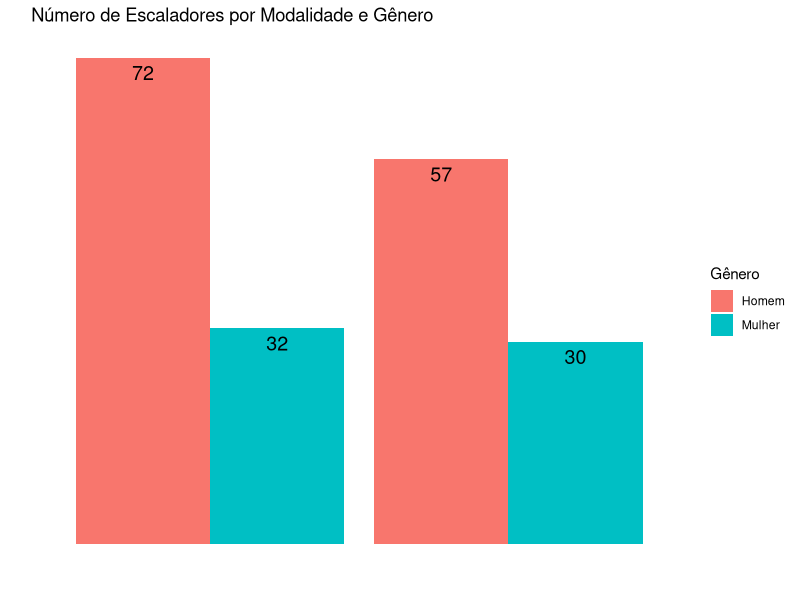
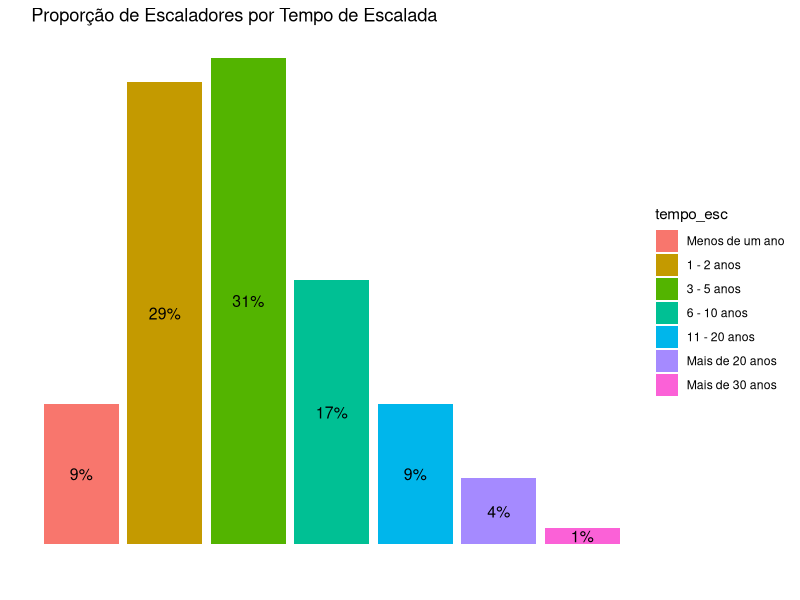
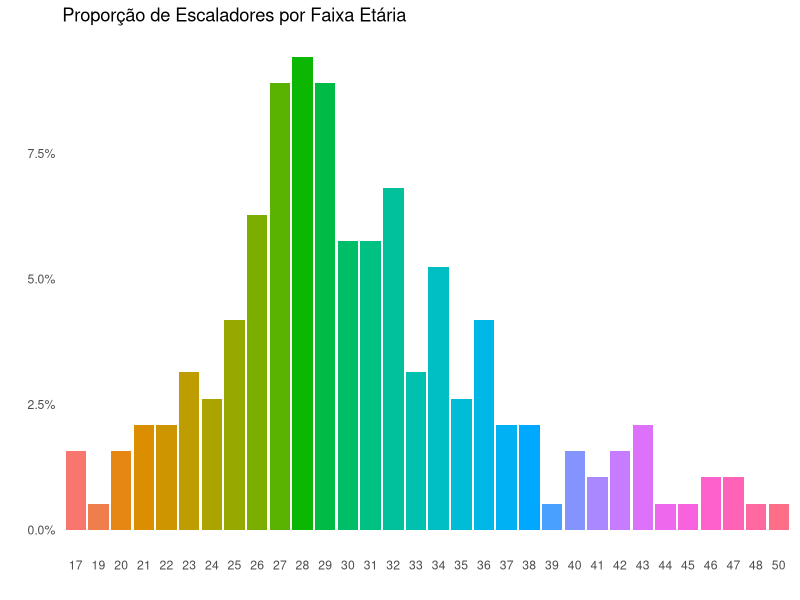
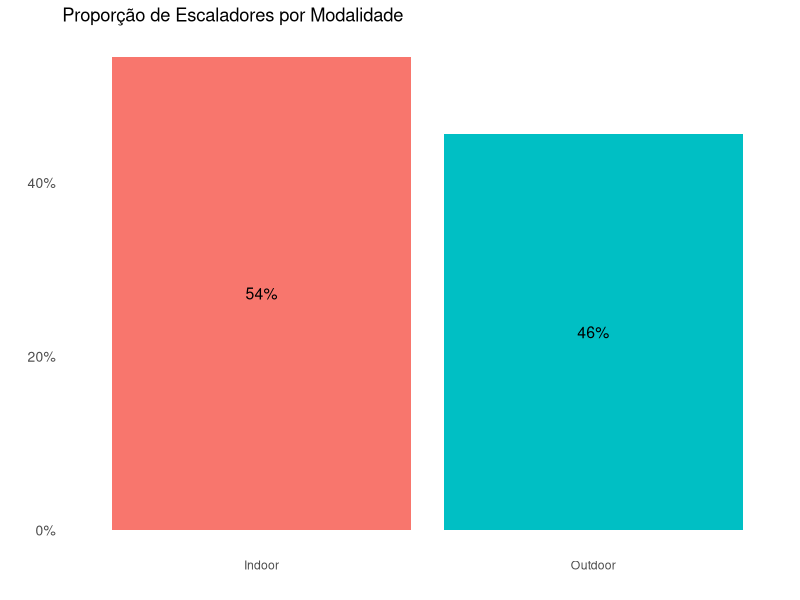
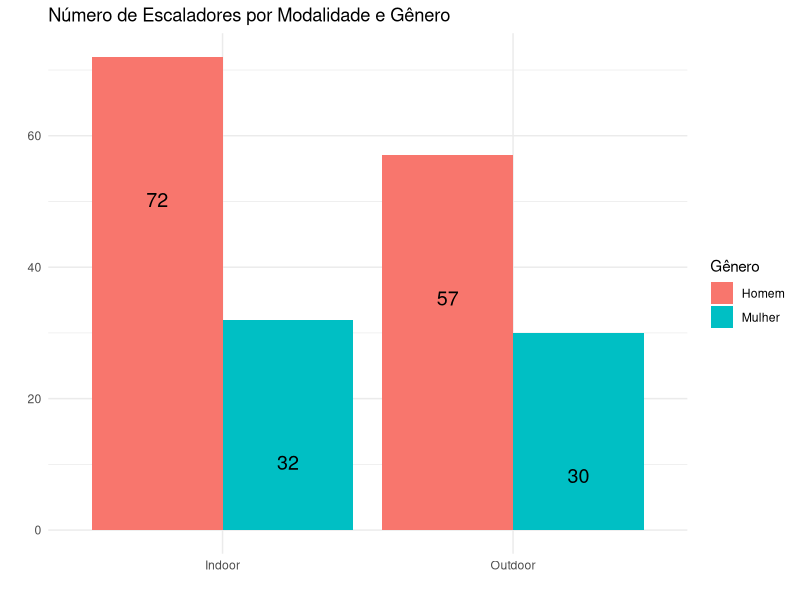
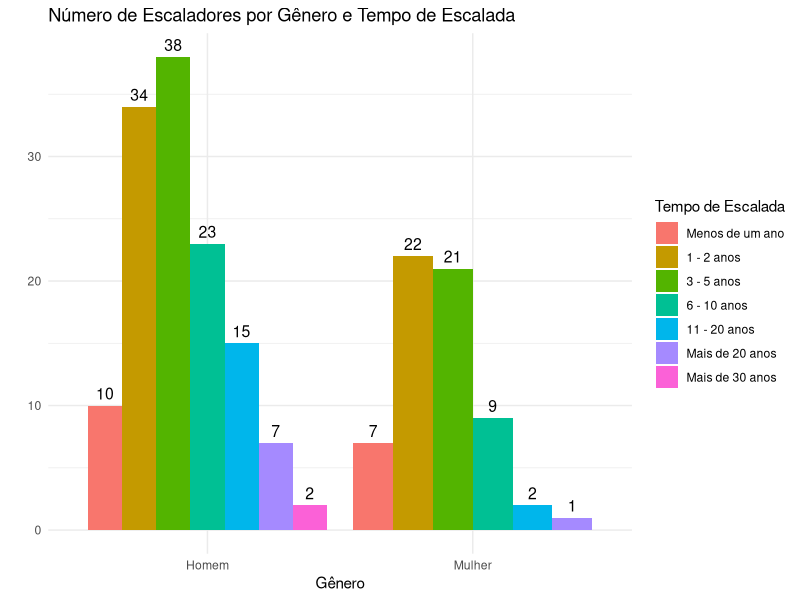
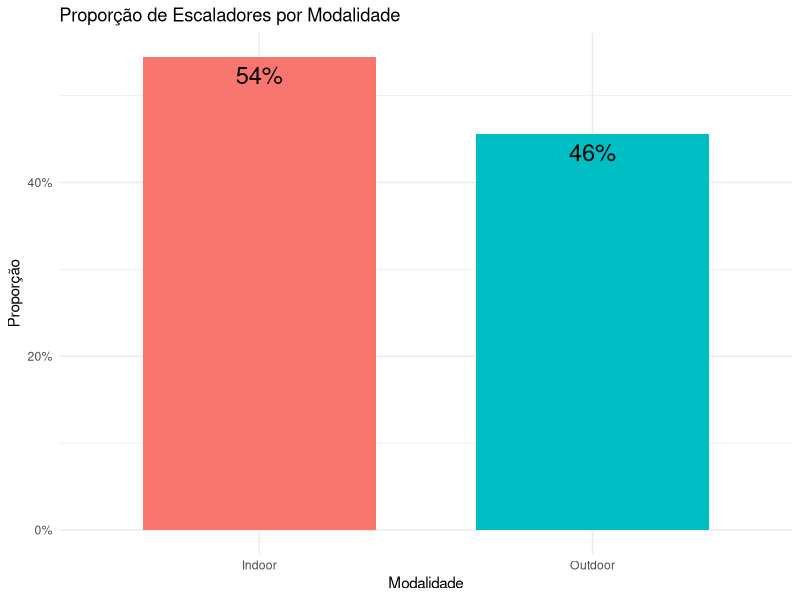
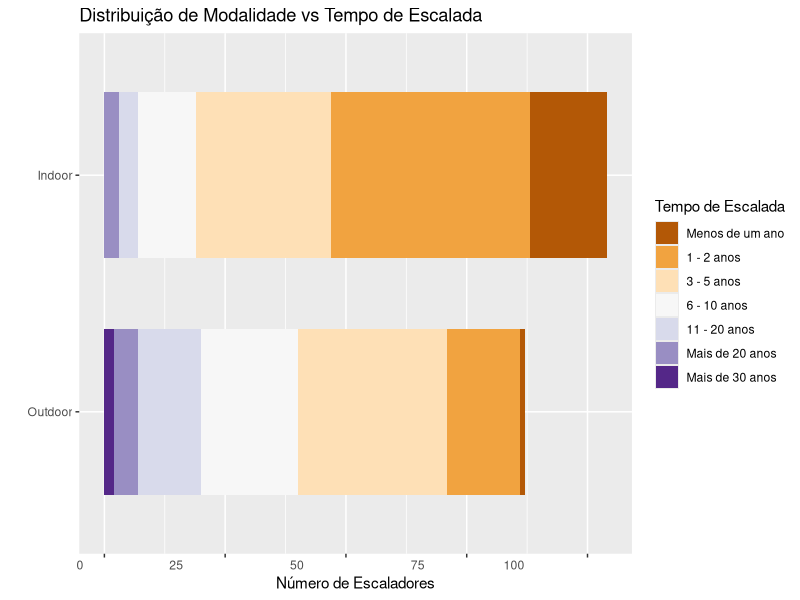

These figures' R source, in order:
#limpar environment:
#rm(list = ls())

#Lista de pacotes
#install.packages("tidyverse")
#install.packages("ggplot2")
install.packages("ggrepel")

#install.packages("dplyr")  # Run this if you haven't installed the package yet
library(dplyr)
library(tidyverse)
library(ggplot2)
library(ggrepel)


#Ler o arquivo .csv uma vez que o diretório está setado
tabela <- read.csv("DEB1_encerrada_10_08_24.csv")


#Traz o resumo da tabela
summary(tabela)


#Transforma uma coluna em fator para poder analisar o dado descritivo, existem niveis/categorias/opções especificas
tabela$genero <- as.factor(tabela$genero)
tabela$tempo_esc <- as.factor(tabela$tempo_esc)
tabela$modalidade <- as.factor(tabela$modalidade)

#Idenfica os levls do fator
levels(tabela$genero)

#Trabalhar essa informação em grupos
mulher <- tabela %>%
  filter(genero == "Mulher")

summary(mulher)

homem <- tabela %>%
  filter(genero == "Homem")

summary(homem)

#Cria uma coluna dentro da tabela
tabela$idade_factor <- as.factor(tabela$idade)

#exportar csv
write.csv(tabela, "tabela.csv")


# Calculate counts and percentages criar tabela_with_counts
tabela_with_counts <- tabela %>%
  count(genero, modalidade) %>%
  group_by(genero) %>%
  mutate(Percentage = n / sum(n) * 100)



#modifica a tabela_with_counts *era dividido em 4 partes, homem/mulher/indoor/outdoor
#agora esta dividido entre tempo_esc, genero, numero de pessoas
#e a porcentagem que representa
tabela_with_counts <- tabela %>%
  count(genero, tempo_esc) %>%
  group_by(genero) %>%
  mutate(Percentage = n / sum(n) * 100)

#deixa só 2 digitos apos a virgula na coluna de porcentagem
tabela_with_counts$Percentage2 <- round(tabela_with_counts$Percentage, 2)

#apaga coluna da tabela
tabela_with_counts$Percentage <- NULL

# Ensure tempo_esc in tabela_with_counts is a factor with the desired levels in ascending order
tabela_with_counts$tempo_esc <- factor(tabela_with_counts$tempo_esc, 
                                       levels = c("Menos de um ano", 
                                                  "1 - 2 anos", 
                                                  "3 - 5 anos", 
                                                  "6 - 10 anos", 
                                                  "11 - 20 anos", 
                                                  "Mais de 20 anos", 
                                                  "Mais de 30 anos"))

# Ensure tempo_esc in tabela is a factor with the desired levels in ascending order
tabela$tempo_esc <- factor(tabela$tempo_esc, 
                           levels = c("Menos de um ano", 
                                      "1 - 2 anos", 
                                      "3 - 5 anos", 
                                      "6 - 10 anos", 
                                      "11 - 20 anos", 
                                      "Mais de 20 anos", 
                                      "Mais de 30 anos"))



#excluir a linha participante outlier duplicado
tabela <- tabela[-75, ]



# Calcular a proporção de escaladores por modalidade
tabela_summary <- tabela %>%
  group_by(modalidade) %>%
  summarise(count = n()) %>%
  mutate(Percentage = count / sum(count))




###PLOTS:




# Gráfico de barras verticais Número de Escaladores por Modalidade e Gênero
ggplot(tabela, aes(x = modalidade, fill = genero)) +
  geom_bar(position = "dodge") +  # Barras lado a lado para cada gênero
  geom_text(stat = "count", aes(label = ..count..), 
            position = position_dodge(width = 0.9), 
            vjust = 1.5, size = 5, color = "black") +  # Ajusta o vjust para colocar o texto dentro da barra
  labs(title = "Número de Escaladores por Modalidade e Gênero",
       x = "",
       y = "",
       fill = "Gênero") +
  theme_minimal() +
  theme(panel.grid = element_blank(),  # Remove as linhas de grade
        axis.text = element_blank(),    # Remove os textos dos eixos
        axis.ticks = element_blank())   # Remove as marcações dos eixos


# Gráfico de barras com a Proporção de Escaladores por Tempo de Escalada
ggplot(tabela, aes(x = tempo_esc, fill = tempo_esc)) +
  geom_bar(aes(y = ..count../sum(..count..)), stat = "count") +
  geom_text(aes(y = ..count../sum(..count..), 
                label = scales::percent(..count../sum(..count..), accuracy = 1)),
            stat = "count", 
            position = position_stack(vjust = 0.5),  # Centraliza o texto verticalmente dentro da barra
            color = "black", size = 4) +  # Ajusta a cor e o tamanho do texto
  scale_y_continuous(labels = scales::percent_format()) +
  labs(title = "Proporção de Escaladores por Tempo de Escalada", 
       x = "", 
       y = "") +
  theme_minimal() +
  theme(panel.grid = element_blank(),  # Remove as linhas de grade
        axis.text = element_blank(),    # Remove os textos dos eixos
        axis.ticks = element_blank())   # Remove as marcações dos eixos


# Gráfico de barras verticais com a Proporção de Escaladores por Faixa Etária
ggplot(tabela, aes(x = as.factor(idade), fill = as.factor(idade))) +
  geom_bar(aes(y = ..count../sum(..count..)), stat = "count") +
  scale_y_continuous(labels = scales::percent_format()) +
  labs(title = "Proporção de Escaladores por Faixa Etária", 
       x = "", 
       y = "") +
  theme_minimal() +
  theme(panel.grid = element_blank(),   # Remove as linhas de grade
        axis.ticks = element_blank(),   # Remove as marcações dos eixos
        legend.position = "none")       # Remove a legenda



# Gráfico de barras com a Proporção de Escaladores por Modalidade
ggplot(tabela, aes(x = modalidade, fill = modalidade)) +
  geom_bar(aes(y = ..count../sum(..count..)), stat = "count") +
  geom_text(aes(y = ..count../sum(..count..), 
                label = scales::percent(..count../sum(..count..), accuracy = 1)),
            stat = "count", 
            position = position_stack(vjust = 0.5),  # Centraliza o texto verticalmente dentro da barra
            color = "black", size = 4) +  # Ajusta a cor e o tamanho do texto
  scale_y_continuous(labels = scales::percent_format()) +
  labs(title = "Proporção de Escaladores por Modalidade", 
       x = "", 
       y = "") +
  theme_minimal() +
  theme(panel.grid = element_blank(),   # Remove as linhas de grade
        axis.ticks = element_blank(),   # Remove as marcações dos eixos
        axis.text.y = element_text(size = 10),  # Ajusta o tamanho do texto do eixo y
        legend.position = "none")       # Remove a legenda



# Gráfico de barras verticais Número de Escaladores por Modalidade e Gênero
ggplot(tabela, aes(x = modalidade, fill = genero)) +
  geom_bar(position = "dodge") +  # Barras lado a lado para cada gênero
  geom_text(stat = "count", aes(label = ..count..), 
            position = position_dodge(width = 0.9), 
            vjust = 10, size = 5 ) +  # Adiciona os rótulos com a contagem
  labs(title = "Número de Escaladores por Modalidade e Gênero",
       x = "",
       y = "",
       fill = "Gênero") +
  theme_minimal()  


# Gráfico de barras Número de Escaladores por Gênero e Tempo de Escalada
ggplot(tabela, aes(x = genero, fill = tempo_esc)) +
  geom_bar(position = "dodge") +  # Barras lado a lado para cada categoria de 'tempo_esc'
  geom_text(stat = "count", aes(label = ..count..), 
            position = position_dodge(width = 0.9), 
            vjust = -0.5, size = 4, color = "black") +  # Ajusta o vjust para colocar o texto dentro da barra
  labs(title = "Número de Escaladores por Gênero e Tempo de Escalada",
       x = "Gênero",
       y = "",
       fill = "Tempo de Escalada") +
  theme_minimal()  # Usando o tema minimalista para clareza



# Gráfico de barras com porcentagem dentro das barras
ggplot(tabela_summary, aes(x = modalidade, y = Percentage, fill = modalidade)) +
  geom_bar(stat = "identity", width = 0.7) +
  geom_text(aes(label = scales::percent(Percentage, accuracy = 1)),
            vjust = 1.5, color = "black", size = 6) +  # Adiciona rótulos de porcentagem dentro das barras
  scale_y_continuous(labels = scales::percent_format(accuracy = 1)) +
  labs(title = "Proporção de Escaladores por Modalidade", 
       x = "Modalidade", 
       y = "Proporção") +
  theme_minimal() +
  theme(legend.position = "none")  # Remove a legenda já que as barras estão coloridas pelo mesmo fator




# Supondo que 'tabela' tenha as colunas 'modalidade' e 'tempo_esc'
# Contar o número de ocorrências para cada combinação de modalidade e tempo_esc
tabela_summary <- tabela %>%
  group_by(modalidade, tempo_esc) %>%
  summarise(count = n(), .groups = 'drop')

# Gráfico de barras horizontais Distribuição de Modalidade vs Tempo de Escalada
ggplot(tabela_summary, aes(x = reorder(modalidade, count), y = count, fill = tempo_esc)) +
  geom_bar(stat = "identity", width = 0.7) +  # Ajusta a largura das barras
  coord_flip() +  # Inverte os eixos para criar barras horizontais
  labs(title = "Distribuição de Modalidade vs Tempo de Escalada",
       x = "",
       y = "Número de Escaladores",
       fill = "Tempo de Escalada") +
  scale_fill_brewer(palette = "PuOr") +  # Paleta de cores pastel
  theme(axis.text.x = element_text(angle = 0, hjust = 4))  # Ajusta a orientação do texto, se necessário







